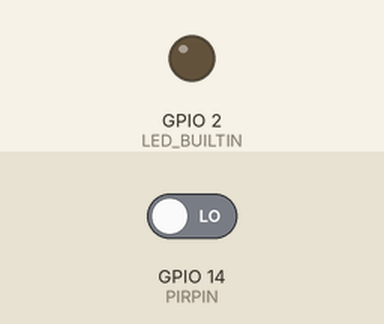
A program run on a simulated ESP8266 (Wemos D1 mini). On the bench: output pins drawn as LEDs (lit = HIGH, except the on-board LED, lit = LOW). The test bench sets the inputs (shaded band); at power-on: GPIO 14 (PIRPIN) LOW. WiFi joins after 1.5 s; servers stay silent unless stated; no MQTT or app messages arrive unless stated; not simulated (calls return 0 or success): private.h; what the program prints to the serial monitor is not drawn.

Above: at 5.3 s.
5.4 s: GPIO 14 (PIRPIN) driven HIGH
At 7.4 s:
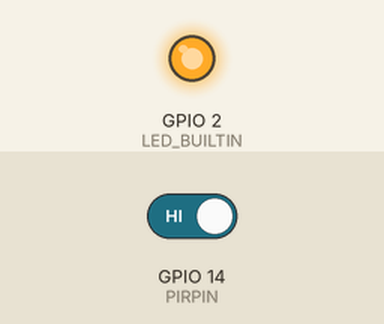
8.0 s: GPIO 14 (PIRPIN) driven LOW
At 8.9 s:
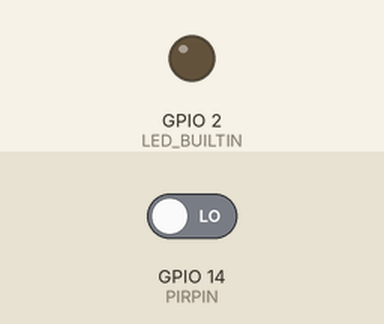
Timing chart, 0 to 11.0 s (numbered marks = the images above; inputs shaded):
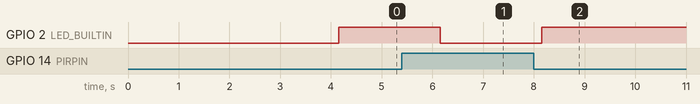

Measured:
- after the input at 5.4 s, GPIO 2 (LED_BUILTIN): HIGH → LOW after 0.75 s
- after the input at 8.0 s, GPIO 2 (LED_BUILTIN): LOW → HIGH after 0.15 s

The program:

main.cpp
```cpp
#include <Arduino.h>
#include <ESP8266WiFi.h>
#include <PubSubClient.h>
#include <private.h>

// wifi
const char ssid[] = SECRET_SSID;
const char pass[] = SECRET_PASS;
WiFiClient espClient;
PubSubClient client(espClient);

// mqtt
const char mqtt_broker[] = MQTT_BROKER;
const int mqtt_port = 1883;
const char *client_id = "rackmotion";
const char *status_topic = "rackmotion/status";
const char *motion_topic = "rackmotion/motion";

// pir
#define PIRPIN 14 // D5

unsigned long previousMillis = 0;

void InitWiFi()
{
  WiFi.mode(WIFI_STA);
  WiFi.begin(ssid, pass);
  Serial.print("Connecting to WiFi ..");
  while (WiFi.status() != WL_CONNECTED)
  {
    Serial.print('.');
    delay(1000);
  }
  Serial.println(WiFi.localIP());
  WiFi.setAutoReconnect(true);
  WiFi.persistent(true);
}

void reconnect()
{
  while (!client.connected())
  {
    if (client.connect(client_id))
    {
      Serial.println("MQTT broker connected");
      client.publish(status_topic, "connected");
      client.publish(motion_topic, "0", true);
    }
    else
    {
      Serial.print("failed with state ");
      Serial.print(client.state());
      delay(5000);
    }
  }
}

void InitMqtt()
{
  client.setServer(mqtt_broker, mqtt_port);
  // client.setCallback(callback);
  reconnect();
}

void getPir()
{
  int pir = digitalRead(PIRPIN);
  digitalWrite(LED_BUILTIN, not(pir));
  char message[5];
  itoa(pir, message, 10);
  client.publish(motion_topic, message);
  // Serial.println(pir);
  Serial.println(message);
}

void setup()
{
  Serial.begin(115200);
  InitWiFi();
  delay(1000);
  InitMqtt();
  delay(1000);
  pinMode(LED_BUILTIN, OUTPUT);
  pinMode(PIRPIN, INPUT);
  delay(100);
}

void loop()
{

  if (client.connected())
  {
    unsigned long currentMillis = millis();
    if (currentMillis - previousMillis >= 2000)
    {
      previousMillis = currentMillis;
      getPir();
    }
  }
  else
  {
    reconnect();
  }
}
```
